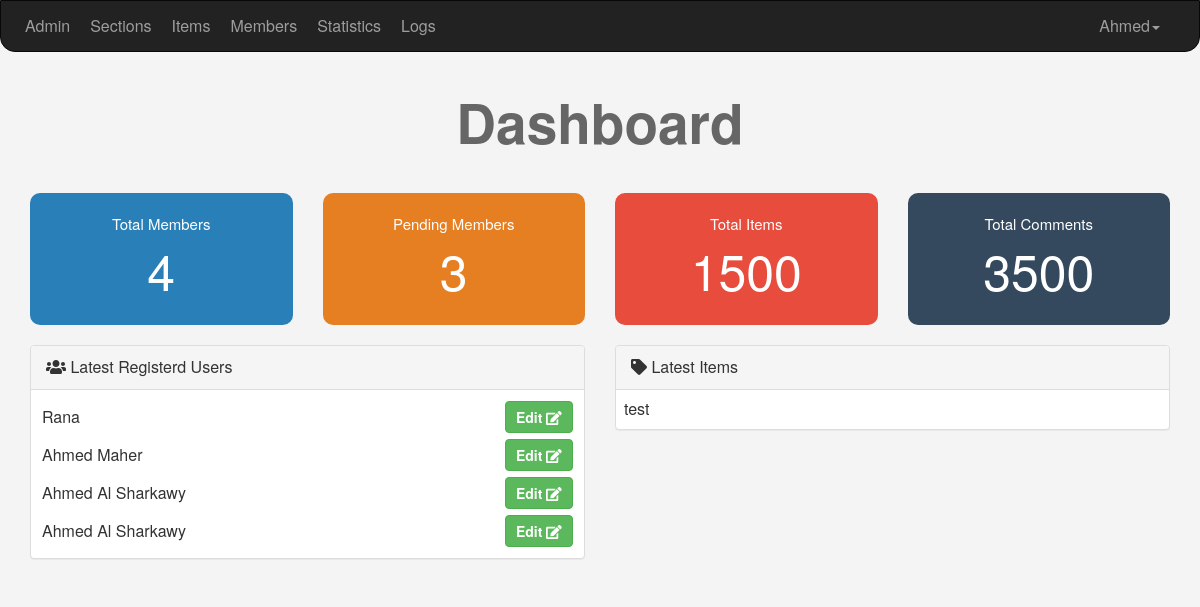
Page /admin/dashboard.php (signed in) on the committed database.
### tables this page shows
CREATE TABLE IF NOT EXISTS `users` (
  `user_id` int NOT NULL AUTO_INCREMENT,
  `user_name` varchar(100) NOT NULL,
  `password` varchar(100) NOT NULL,
  `email` varchar(100) NOT NULL,
  `full_name` varchar(100) NOT NULL,
  `groub_id` int NOT NULL DEFAULT '0',
  `trust_status` int NOT NULL DEFAULT '0',
  `reg_status` int NOT NULL DEFAULT '0',
  `Date` date NOT NULL,
  PRIMARY KEY (`user_id`)
);

### admin/includes/function/function.php (called while the page is built, shortened)
<?php
function checkItem($select,$from,$value){
    global $con;
    $statement = $con->prepare(" SELECT `$select` FROM `$from` WHERE `$select` = ?");
    $statement->execute([$value]);
    return $statement->rowCount();
}
function countItems($item, $table) {
    global $con;
    $stmt = $con->prepare("SELECT COUNT(`$item`) FROM `$table`");
    $stmt->execute();
    return $stmt->fetchColumn();
}
function getLatest($select, $from, $order, $limit = 5) {
    global $con;
    $getStmt = $con->prepare("SELECT $select FROM $from ORDER BY $order DESC LIMIT $limit");
    $getStmt->execute();
    return $getStmt->fetchAll();
}

### admin/dashboard.php (the view, shortened to what this page needs)
<?php
if (isset($_SESSION['username'])) {
    include "init.php";
?>
    <div class="container home-stat text-center">
        <h1 class="text-center">Dashboard</h1>
        <div class="row">
            <div class="col-md-3">
                <a href="members.php">
                    <div class="stat st-Members">
                        Total Members
                        <span><?= countItems("user_id","users"); ?></span>
                    </div>
                </a>
            </div>
            <div class="col-md-3">
                <a href="members.php?do=Manage&page=Panding">
                    <div class="stat st-Pending">
                        Pending Members
                        <span><?= checkItem("reg_status","users",0); ?></span>
                    </div>
                </a>
            </div>
            <div class="col-md-3">
                <div class="stat st-Items">
                    Total Items
                    <span>1500</span>
                </div>
            </div>
            <div class="col-md-3">
                <div class="stat st-Comments">
                    Total Comments
                    <span>3500</span>
                </div>
            </div>
        </div>
    </div>
    <div class="container latest">
        <div class="row">
            <div class="col-sm-6">
                <div class="panel panel-default">
                    <div class="panel-heading">
                        <i class="fa fa-users"></i> Latest Registerd Users
                    </div>
                    <div class="panel-body">
                    <?php
                        $list =  getLatest("*", "users", "user_id", 5);
                        echo "<ul>";
                        foreach ($list as $value) {
                                echo "<li>";
                                    echo $value["user_name"];
                                    echo "<a href='members.php?do=Edit&id=$value[user_id]' class='btn btn-success pull-right'>Edit <i class='fa fa-edit'></i></a>";
                                echo "</li>";
                            }
                        echo "</ul>";
                    ?>
                    </div>
                </div>
            </div>
            <div class="col-sm-6">
                <div class="panel panel-default">
                    <div class="panel-heading">
                        <i class="fa fa-tag"></i> Latest Items
                    </div>
                    <div class="panel-body">
                    test
                    </div>
                </div>
            </div>
        </div>
    </div>
<?php
    include $tbl . 'footer.php';
} else {
    header('location:index.php');
    exit();
}

### admin/layout/css/backend.css (style rules this page uses)
body { background-color: #F4F4F4; font-size: 16px; }
a { transition: .3s; }
.home-stat .stat { padding: 20px; color: #FFF; font-size: 15px; border-radius: 10px; }
.home-stat .stat span { display: block; font-size: 50px; }
.home-stat .row a { color: #FFF; text-decoration: none; }
.home-stat .st-Members { background-color: #2980b9; }
.home-stat .st-Pending { background-color: #e67e22; }
.home-stat .st-Items { background-color: #e74c3c; }
.home-stat .st-Comments { background-color: #34495e; }
.latest { margin-top: 20px; }
.panel-body { padding: 8px; }
.panel-body ul { margin: 0; padding: 0; list-style: none; }
.panel-body ul li { padding: 3px; display: flex; justify-content: space-between; align-items: center; }
.panel-body ul li a { margin: 0; }
h1 { font-size: 55px; margin: 40px 0; font-weight: bold; color: #666; }
.btn { padding: 5px 10px ; margin: 5px; font-weight: bold; }

### rows in the picture
users: user_name "Rana"
users: user_name "Ahmed Maher"
users: user_name "Ahmed Al Sharkawy"
users: user_name "Ahmed Al Sharkawy"

### other values in the picture
lang('HOME') "Admin"
lang('CATEGORIES') "Sections"
lang('ITEMS') "Items"
lang('MEMBERS') "Members"
lang('STATISTICS') "Statistics"
lang('LOGS') "Logs"
countItems("user_id","users") "4"
checkItem("reg_status","users",0) "3"
